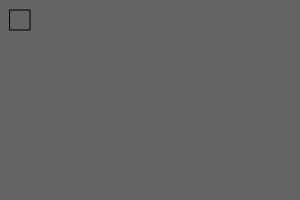
Frame 1 (no input)
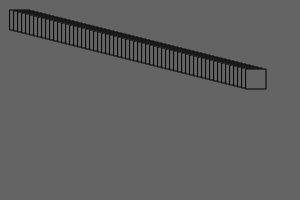
Frame 60 (no input)
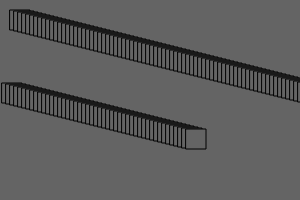
Frame 120 (the mouse pressed at the canvas centre since frame 60)

The p5.js sketch that drew these frames (run headless with seeded random() and noise() and a simulated clock; from frame 60 on, the mouse is pressed at the canvas centre):

// p5.js sketch
// ── sketch.js
let x = 10;
let y = 10;

function setup() {
    createCanvas(300, 200);
    background(100);
    fill(100);
}

function draw() {
    square(x, y, 20);
    x += 4;
    x %= width;
    y = (y + 1) % height;
}
